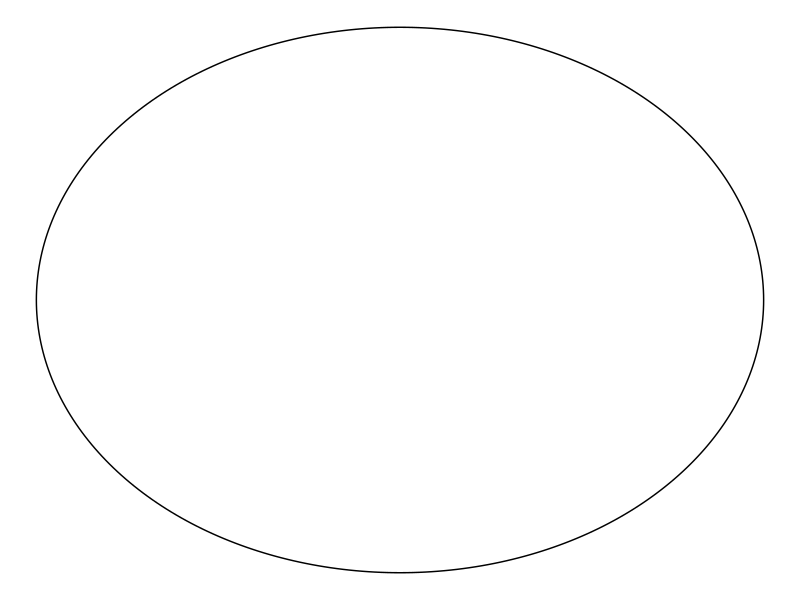
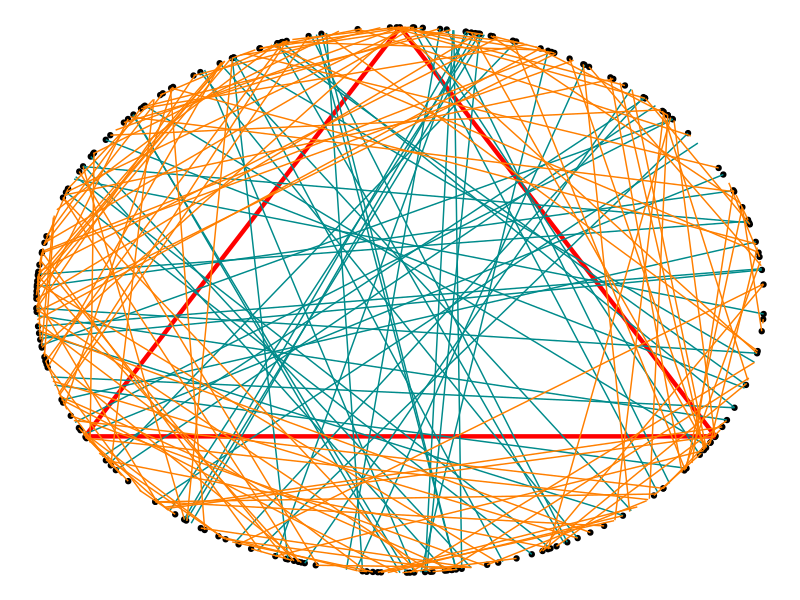
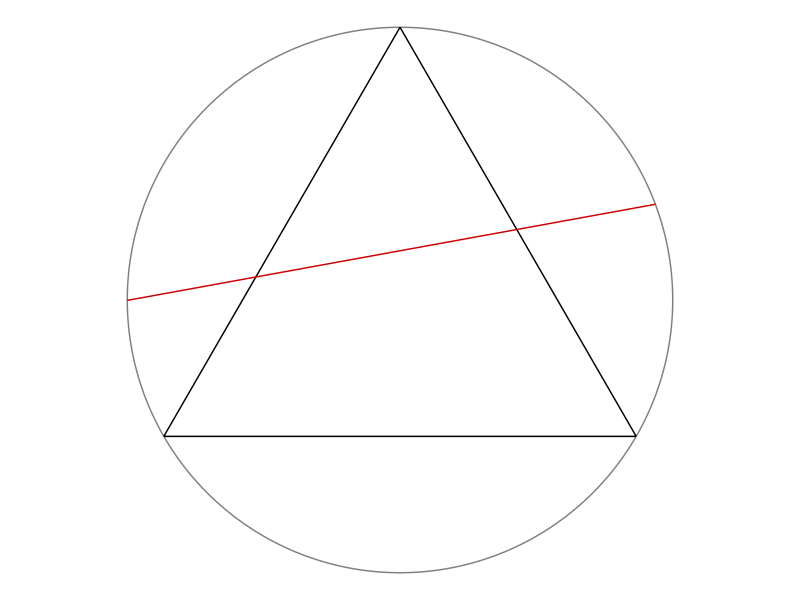

Source code (R) for these figures, in order: (Note: this script raises an error after producing the figures.)
# Instruction to students: You may clear the code in this file and replace it
# with your own.

library(tidyverse)
library(ggforce)
theme_set(theme_void())

# Draw a random chord in a unit circle centred at origin -----------------------

# Coordinates of equilateral triangle
eqtri_df <- tibble(
  x    = c(0, sqrt(3) / 2, -sqrt(3) / 2),
  y    = c(1, -0.5, -0.5),
  xend = c(sqrt(3) / 2, -sqrt(3) / 2, 0),
  yend = c(-0.5, -0.5, 1)
)

# Coordinates of random chord
rdmchr_df <- tibble(
  x    = 0.93636368,
  y    = 0.35103142,
  xend = -0.9999991,
  yend = -0.001326758
)

# Plot
p <- ggplot() +
  ggforce::geom_circle(aes(x0 = 0, y0 = 0, r = 1), col = "gray50") +
  geom_segment(data = eqtri_df, aes(x = x, y = y, xend = xend, yend = yend)) +
  geom_segment(data = rdmchr_df, aes(x = x, y = y, xend = xend, yend = yend),
               col = "red3") +
  coord_equal()

ggsave(p, file = "plot.png", height = 5, width = 7)

# Plot a circle
library(ggplot2)
library(ggforce)

data_circle <- data.frame(x0 = 0,
                          y0 = 0,
                          r = 1)

ggplot(data = data_circle, aes(x = x0, y = y0)) + 
  geom_circle(data = data_circle, aes(x0 = x0, y0 = y0, r=r))


# METHOD A (Random Endpoints) --------------------------------------------------
library(tidyverse)
library(ggforce)
library(ggplot2)
library(dplyr)

n <- 200 # number of chords - can change this

theta_1 <- runif(n, 0, 2*pi)
theta_2 <- runif(n, 0, 2*pi)
endpoint <- tibble(
  x1 = cos(theta_1),
  y1 = sin(theta_1),
  x2 = cos(theta_2),
  y2 = sin(theta_2))

eqtri_df <- tibble(
  x    = c(0, sqrt(3) / 2, -sqrt(3) / 2),
  y    = c(1, -0.5, -0.5),
  xend = c(sqrt(3) / 2, -sqrt(3) / 2, 0),
  yend = c(-0.5, -0.5, 1))

circle <- mutate(.data = endpoint, l = sqrt((x2 - x1)^2 + (y2 - y1)^2)) # add new column l

eqtri_df_new <- mutate(.data = eqtri_df, s = sqrt((xend - x)^2 + (yend - y)^2)) # add new column s

final_eqtri_df_new <- slice(.data = eqtri_df_new, 1) # only need 1 row as reference

s <- final_eqtri_df_new$s

final_table <- bind_cols(circle, s)
colnames(final_table)[6]  <- "s"

compare <- select(.data = final_table, l, s)
longer <- filter(.data = final_table, l > s)
shorter <- filter(.data = final_table, l < s)
print(longer)
chords_longer <- print(nrow(longer))

ggplot(data = endpoint, aes(x = x1, y = y1)) +
  #ggplot(data = data_circle, aes(x = x0, y = y0)) +
  #geom_circle(data = data_circle, aes(x0 = x0, y0 = y0, r=r)) +
  geom_point() + 
  geom_segment(data = eqtri_df, aes(x = x, y = y, xend = xend, yend = yend), col = "red", lwd = 1.5) +
  geom_segment(data = longer , aes(x = x1, y = y1, xend = x2, yend = y2), col = "darkcyan") + 
  geom_segment(data = shorter , aes(x = x1, y = y1, xend = x2, yend = y2), col = "darkorange1") 
#+
 #  + 
 # geom_circle(data = data_circle, aes(x0 = x0, y0 = y0, r=r))

# Using Principle of Indifference
prob = chords_longer/n
print(prob)


# METHOD B (Random Radial Points) ----------------------------------------------
library(tidyverse)
library(ggforce)
library(ggplot2)
library(dplyr)

n <- 150 # number of chords - can change this
r <- 1

theta_3 <- runif(n, 0, 2*pi)
P <- runif(n,0,r)
Q <- sqrt(r^2-P^2)

endpoint <- tibble(
  x1 = P*cos(theta_3)+ Q*sin(theta_3),
  y1 = P*sin(theta_3)- Q*cos(theta_3),
  x2 = P*cos(theta_3)- Q*sin(theta_3),
  y2 = P*sin(theta_3)+ Q*cos(theta_3))

eqtri_df <- tibble(
  x    = c(0, sqrt(3) / 2, -sqrt(3) / 2),
  y    = c(1, -0.5, -0.5),
  xend = c(sqrt(3) / 2, -sqrt(3) / 2, 0),
  yend = c(-0.5, -0.5, 1))


ggplot(data = endpoint, aes(x = x, y = y)) +
  # ggplot(data = data_circle, aes(x = x0, y = y0)) +
  # geom_circle(data = data_circle, aes(x0 = x0, y0 = y0, r=r)) +
  geom_point() + 
  geom_segment(data = eqtri_df, aes(x = x, y = y, xend = xend, yend = yend), col = "red", lwd = 1.5) 


# METHOD C (Random Midpoints) --------------------------------------------------
library(tidyverse)
library(ggforce)
library(ggplot2)
library(dplyr)

n <- 300
r <- 1

theta_C <- runif(n, 0, 2*pi)
V <- runif(n, 0, 1)
V1 <- sqrt(V)
U <- sqrt(r^2 - V1^2)

end_point <- tibble(
  x1 = V1*cos(theta_C) + U*sin(theta_C),
  y1 = V1*sin(theta_C) - U*cos(theta_C),
  x2 = V1*cos(theta_C) - U*sin(theta_C),
  y2 = V1*sin(theta_C) + U*cos(theta_C))

eqtri_df <- tibble(
  x    = c(0, sqrt(3) / 2, -sqrt(3) / 2),
  y    = c(1, -0.5, -0.5),
  xend = c(sqrt(3) / 2, -sqrt(3) / 2, 0),
  yend = c(-0.5, -0.5, 1))

end_point_new <- mutate(.data = end_point, l = sqrt((x2 - x1)^2 + (y2 - y1)^2))
eqtri_df_new <- mutate(.data = eqtri_df, s = sqrt((xend - x)^2 + (yend - y)^2))

final_eqtri_df_new <- slice(.data = eqtri_df_new, 1) # only need 1 row as reference

s <- final_eqtri_df_new$s

final_table <- bind_cols(end_point_new, s)
colnames(final_table)[6]  <- "s"

compare <- select(.data = final_table, l, s)
longer <- filter(.data = final_table, l > s)
shorter <- filter(.data = final_table, l < s)
print(longer)
chords_longer <- print(nrow(longer))

# Plot 
ggplot() +
  geom_segment(data = end_point, aes(x = x1, y = y1, xend = x2, yend = y2)) +
  geom_segment(data = eqtri_df, aes(x = x, y = y, xend = xend, yend = yend), col = "grey10") +
  geom_segment(data = longer , aes(x = x1, y = y1, xend = x2, yend = y2), col = "steelblue3") + 
  geom_segment(data = shorter , aes(x = x1, y = y1, xend = x2, yend = y2), col = "lightgoldenrod") 

# Calculate probability 
prob = chords_longer/n
print(prob)
